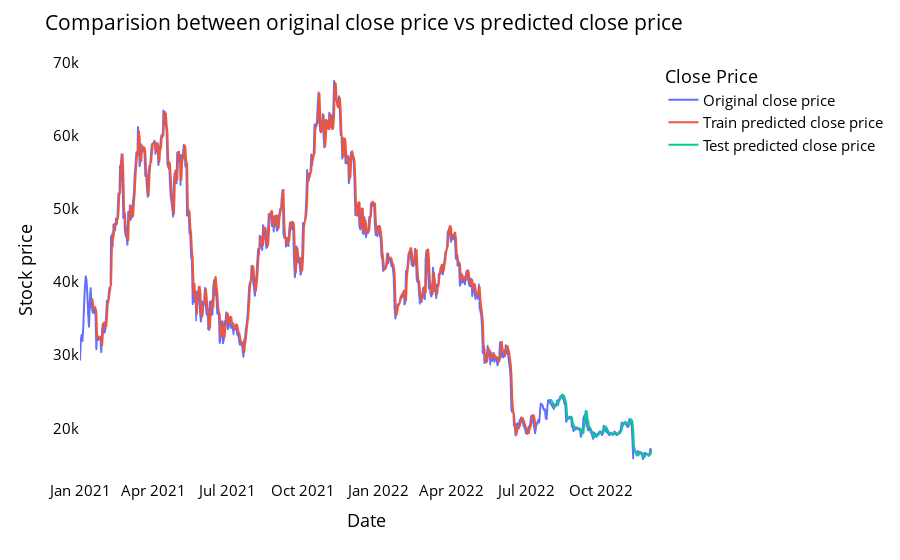

Write notebook code for a chart like this one.
### Code cell
# shift train predictions for plotting

look_back=time_step
trainPredictPlot = np.empty_like(closedf)
trainPredictPlot[:, :] = np.nan
trainPredictPlot[look_back:len(train_predict)+look_back, :] = train_predict
print("Train predicted data: ", trainPredictPlot.shape)

# shift test predictions for plotting
testPredictPlot = np.empty_like(closedf)
testPredictPlot[:, :] = np.nan
testPredictPlot[len(train_predict)+(look_back*2)+1:len(closedf)-1, :] = test_predict
print("Test predicted data: ", testPredictPlot.shape)

names = cycle(['Original close price','Train predicted close price','Test predicted close price'])


plotdf = pd.DataFrame({'date': close_stock['date'],
                       'original_close': close_stock['close'],
                      'train_predicted_close': trainPredictPlot.reshape(1,-1)[0].tolist(),
                      'test_predicted_close': testPredictPlot.reshape(1,-1)[0].tolist()})

fig = px.line(plotdf,x=plotdf['date'], y=[plotdf['original_close'],plotdf['train_predicted_close'],
                                          plotdf['test_predicted_close']],
              labels={'value':'Stock price','date': 'Date'})
fig.update_layout(title_text='Comparision between original close price vs predicted close price',
                  plot_bgcolor='white', font_size=15, font_color='black', legend_title_text='Close Price')
fig.for_each_trace(lambda t:  t.update(name = next(names)))

fig.update_xaxes(showgrid=False)
fig.update_yaxes(showgrid=False)
fig.show()

### Figure 1 — Plotly figure (JSON) as saved in the notebook; plotly's stock layout.template omitted (floating-point values rounded to 4 significant figures; data arrays with more than 128 entries replaced by an {"elided": "..."} marker saying what was removed)
{"data": [{"hovertemplate": "variable=original_close<br>Date=%{x}<br>Stock price=%{y}<extra></extra>", "legendgroup": "original_close", "line": {"color": "#636efa", "dash": "solid"}, "marker": {"symbol": "circle"}, "mode": "lines", "name": "Original close price", "showlegend": true, "type": "scattergl", "x": {"elided": "701 str values"}, "xaxis": "x", "y": {"elided": "701 float values"}, "yaxis": "y"}, {"hovertemplate": "variable=train_predicted_close<br>Date=%{x}<br>Stock price=%{y}<extra></extra>", "legendgroup": "train_predicted_close", "line": {"color": "#EF553B", "dash": "solid"}, "marker": {"symbol": "circle"}, "mode": "lines", "name": "Train predicted close price", "showlegend": true, "type": "scattergl", "x": {"elided": "701 str values"}, "xaxis": "x", "y": {"elided": "701 float values"}, "yaxis": "y"}, {"hovertemplate": "variable=test_predicted_close<br>Date=%{x}<br>Stock price=%{y}<extra></extra>", "legendgroup": "test_predicted_close", "line": {"color": "#00cc96", "dash": "solid"}, "marker": {"symbol": "circle"}, "mode": "lines", "name": "Test predicted close price", "showlegend": true, "type": "scattergl", "x": {"elided": "701 str values"}, "xaxis": "x", "y": {"elided": "701 float values"}, "yaxis": "y"}], "layout": {"font": {"color": "black", "size": 15}, "legend": {"title": {"text": "Close Price"}, "tracegroupgap": 0}, "margin": {"t": 60}, "plot_bgcolor": "white", "title": {"text": "Comparision between original close price vs predicted close price"}, "xaxis": {"anchor": "y", "domain": [0, 1], "showgrid": false, "title": {"text": "Date"}}, "yaxis": {"anchor": "x", "domain": [0, 1], "showgrid": false, "title": {"text": "Stock price"}}}}
